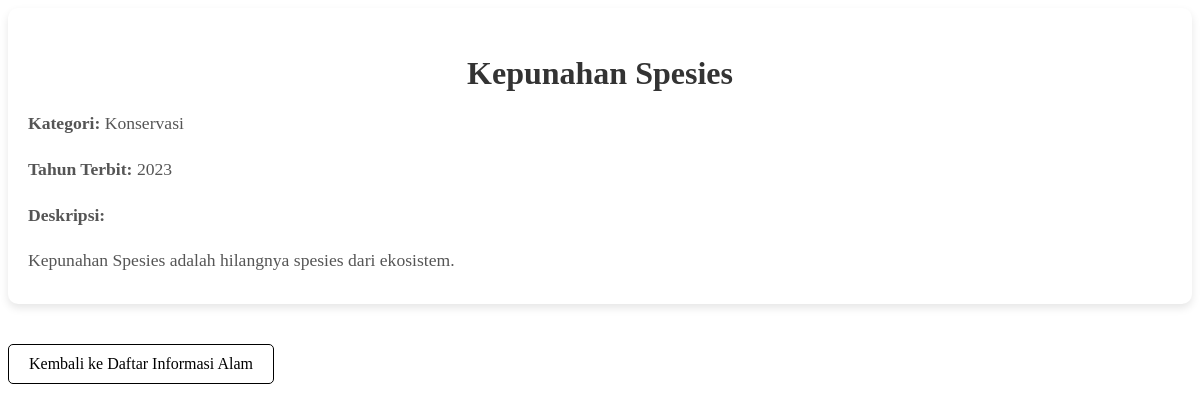
/pages/proses/detail_alam.php?id=23, run on the app's committed database.
### tables this page shows
CREATE TABLE `perpustakaan` (
  `id_perpustakaan` int(11) NOT NULL,
  `judul` varchar(200) NOT NULL,
  `penulis` varchar(100) NOT NULL,
  `kategori` varchar(50) DEFAULT NULL,
  `tahun_terbit` year(4) DEFAULT NULL,
  `deskripsi` text DEFAULT NULL,
  `id_user` int(11) NOT NULL
);

### pages/proses/detail_alam.php (the view, shortened to what this page needs)
<?php
include '../../config/db.php';
$id = isset($_GET['id']) ? intval($_GET['id']) : 0;
$sql = "SELECT * FROM perpustakaan WHERE id_perpustakaan = ?";
$stmt = $conn->prepare($sql);
$stmt->bind_param("i", $id);
$stmt->execute();
$result = $stmt->get_result();
$alam = $result->fetch_assoc();
?>
<!DOCTYPE html>
<html lang="id">
<head>
    <link rel="stylesheet" href="../../assets/css/detail_alam.css">
</head>
<body>
<div class="book-info">
    <h2><?= htmlspecialchars($alam['judul']) ?></h2>
    <p><strong>Kategori:</strong> <?= htmlspecialchars($alam['kategori']) ?></p>
    <p><strong>Tahun Terbit:</strong> <?= htmlspecialchars($alam['tahun_terbit']) ?></p>
    <p><strong>Deskripsi:</strong></p>
    <p><?= nl2br(htmlspecialchars($alam['deskripsi'])) ?></p>
</div>
<a class="back" href="../perpustakaan.php">Kembali ke Daftar Informasi Alam</a>
</body>
</html>

### assets/css/detail_alam.css (style rules this page uses)
h2 { font-size: 2em; margin-bottom: 10px; color: #333; text-align: center; }
p { font-size: 1.1em; line-height: 1.6; color: #555; margin-bottom: 10px; }
strong { font-weight: bold; }
a.back { display: inline-block; padding: 10px 20px; margin-top: 20px; background-color: transparent; border: 1px solid black; color: black; text-decoration: none; border-radius: 5px; font-size: 1em; }
.book-info { background-color: #fff; padding: 20px; border-radius: 10px; box-shadow: 0 4px 8px rgba(0, 0, 0, 0.1); margin-bottom: 20px; text-align: justify; }

### data on the page
perpustakaan: judul "Kepunahan Spesies", kategori "Konservasi", tahun_terbit "2023", deskripsi "Kepunahan Spesies adalah hilangnya spesies dari ekosistem."
